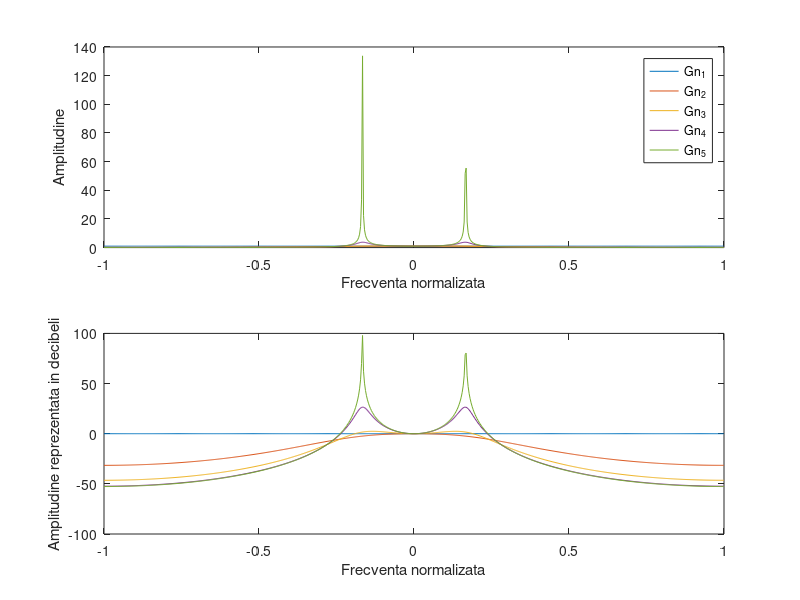
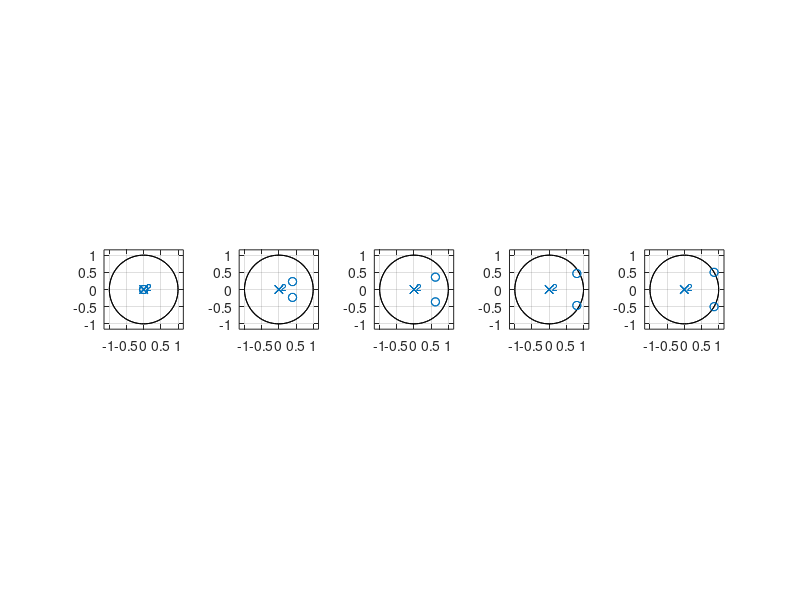

Here is the MATLAB script that generated these plots, in order:
%%
%Subpunctul a)
clc; clear;

teta = pi/6;
omega = -pi : 0.01 : pi;

%Alegem mai multe valori aleatoare pentru r in intervalul (0,1)
r1 = 0;
r2 = 0.46;
r3 = 0.72;
r4 = 0.93;
r5 = 1;

a1 = [1 -2*r1*cos(teta) r1*r1];
H1 = freqz(1, a1, omega);

a2 = [1 -2*r2*cos(teta) r2*r2];
H2 = freqz(1, a2, omega);

a3 = [1 -2*r3*cos(teta) r3*r3];
H3 = freqz(1, a3, omega);

a4 = [1 -2*r4*cos(teta) r4*r4];
H4 = freqz(1, a4, omega);

a5 = [1 -2*r5*cos(teta) r5*r5];
H5 = freqz(1, a5, omega);

%Normalizam axa Ox prin impartirea pulsatiei omega la pi.
figure(1);
subplot(2, 1, 1);
plot(omega/pi, abs(H1));
hold on;
plot(omega/pi, abs(H2));
hold on;
plot(omega/pi, abs(H3));
hold on;
plot(omega/pi, abs(H4));
hold on;
plot(omega/pi, abs(H5));
xlabel('Frecventa normalizata');
ylabel('Amplitudine');
legend( 'H1', 'H2', 'H3', 'H4', 'H5')
hold off;

subplot(2, 1, 2);
plot(omega/pi, 20*log(abs(H1)));
hold on;
plot(omega/pi, 20*log(abs(H2)));
hold on;
plot(omega/pi, 20*log(abs(H3)));
hold on;
plot(omega/pi, 20*log(abs(H4)));
hold on;
plot(omega/pi, 20*log(abs(H5)));
xlabel('Frecventa normalizata');
ylabel('Amplitudine reprezentata in decibeli');
hold off;


figure(2);
subplot(1, 5, 1)
zplane(a1,1);
hold on;
subplot(1, 5, 2)
zplane(a2,1);
hold on;
subplot(1, 5, 3)
zplane(a3,1);
hold on;
subplot(1, 5, 4)
zplane(a4,1);
hold on;
subplot(1, 5, 5)
zplane(a5,1);
hold on;


%%
%Subpunctul b)
clc; clear;

teta = pi/6;
omega = -pi : 0.01 : pi;

%Alegem mai multe valori aleatoare pentru r in intervalul (0,1)
r1 = 0;
r2 = 0.46;
r3 = 0.72;
r4 = 0.93;
r5 = 1;

a1 = [1 -2*r1*cos(teta) r1*r1];
H1 = freqz(1, a1, omega);
G0_1 = 1/(1 - 2*r1*cos(teta) + r1*r1);
Gn_1 = H1/G0_1;

a2 = [1 -2*r2*cos(teta) r2*r2];
H2 = freqz(1, a2, omega);
G0_2 = 1/(1 - 2*r2*cos(teta) + r2*r2);
Gn_2 = H2/G0_2;

a3 = [1 -2*r3*cos(teta) r3*r3];
H3 = freqz(1, a3, omega);
G0_3 = 1/(1 - 2*r3*cos(teta) + r3*r3);
Gn_3 = H3/G0_3;

a4 = [1 -2*r4*cos(teta) r4*r4];
H4 = freqz(1, a4, omega);
G0_4 = 1/(1 - 2*r4*cos(teta) + r4*r4);
Gn_4 = H4/G0_4;

a5 = [1 -2*r5*cos(teta) r5*r5];
H5 = freqz(1, a5, omega);
G0_5 = 1/(1 - 2*r5*cos(teta) + r5*r5);
Gn_5 = H5/G0_5;

figure(1);
subplot(2, 1, 1);
plot(omega/pi, abs(Gn_1));
hold on;
plot(omega/pi, abs(Gn_2));
hold on;
plot(omega/pi, abs(Gn_3));
hold on;
plot(omega/pi, abs(Gn_4));
hold on;
plot(omega/pi, abs(Gn_5));
xlabel('Frecventa normalizata');
ylabel('Amplitudine');
legend( 'Gn_1', 'Gn_2', 'Gn_3', 'Gn_4', 'Gn_5')
hold off;

subplot(2, 1, 2);
plot(omega/pi, 20*log(abs(Gn_1)));
hold on;
plot(omega/pi, 20*log(abs(Gn_2)));
hold on;
plot(omega/pi, 20*log(abs(Gn_3)));
hold on;
plot(omega/pi, 20*log(abs(Gn_4)));
hold on;
plot(omega/pi, 20*log(abs(Gn_5)));
xlabel('Frecventa normalizata');
ylabel('Amplitudine reprezentata in decibeli');
hold off;


figure(2);
subplot(1, 5, 1)
zplane(a1,1);
hold on;
subplot(1, 5, 2)
zplane(a2,1);
hold on;
subplot(1, 5, 3)
zplane(a3,1);
hold on;
subplot(1, 5, 4)
zplane(a4,1);
hold on;
subplot(1, 5, 5)
zplane(a5,1);
hold on;